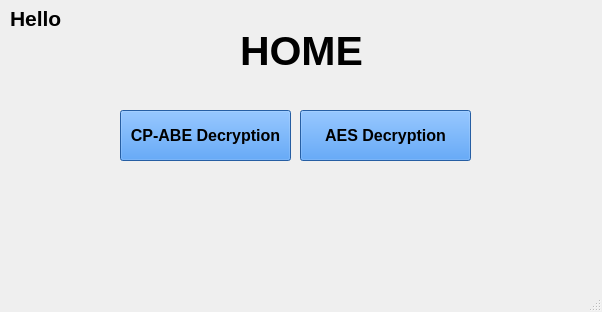
<?xml version="1.0" encoding="UTF-8"?>
<ui version="4.0">
 <class>MainWindow</class>
 <widget class="QMainWindow" name="MainWindow">
  <property name="geometry">
   <rect>
    <x>0</x>
    <y>0</y>
    <width>602</width>
    <height>312</height>
   </rect>
  </property>
  <property name="windowTitle">
   <string>MainWindow</string>
  </property>
  <widget class="QWidget" name="centralwidget">
   <widget class="QPushButton" name="btnAES">
    <property name="geometry">
     <rect>
      <x>300</x>
      <y>110</y>
      <width>171</width>
      <height>51</height>
     </rect>
    </property>
    <property name="font">
     <font>
      <pointsize>12</pointsize>
      <weight>75</weight>
      <bold>true</bold>
     </font>
    </property>
    <property name="styleSheet">
     <string notr="true">background-color: rgb(53, 132, 228);
color: rgb(0, 0, 0);</string>
    </property>
    <property name="text">
     <string>AES Decryption</string>
    </property>
   </widget>
   <widget class="QPushButton" name="btnABE">
    <property name="geometry">
     <rect>
      <x>120</x>
      <y>110</y>
      <width>171</width>
      <height>51</height>
     </rect>
    </property>
    <property name="font">
     <font>
      <pointsize>12</pointsize>
      <weight>75</weight>
      <bold>true</bold>
     </font>
    </property>
    <property name="styleSheet">
     <string notr="true">background-color: rgb(53, 132, 228);
color: rgb(0, 0, 0);</string>
    </property>
    <property name="text">
     <string>CP-ABE Decryption</string>
    </property>
   </widget>
   <widget class="QLabel" name="label">
    <property name="geometry">
     <rect>
      <x>240</x>
      <y>30</y>
      <width>131</width>
      <height>41</height>
     </rect>
    </property>
    <property name="font">
     <font>
      <pointsize>31</pointsize>
      <weight>75</weight>
      <bold>true</bold>
     </font>
    </property>
    <property name="text">
     <string>HOME</string>
    </property>
   </widget>
   <widget class="QLabel" name="label_2">
    <property name="geometry">
     <rect>
      <x>10</x>
      <y>10</y>
      <width>301</width>
      <height>16</height>
     </rect>
    </property>
    <property name="font">
     <font>
      <pointsize>16</pointsize>
      <weight>75</weight>
      <bold>true</bold>
     </font>
    </property>
    <property name="text">
     <string>Hello</string>
    </property>
   </widget>
  </widget>
  <widget class="QMenuBar" name="menubar">
   <property name="geometry">
    <rect>
     <x>0</x>
     <y>0</y>
     <width>602</width>
     <height>22</height>
    </rect>
   </property>
  </widget>
  <widget class="QStatusBar" name="statusbar"/>
 </widget>
 <resources/>
 <connections/>
</ui>
